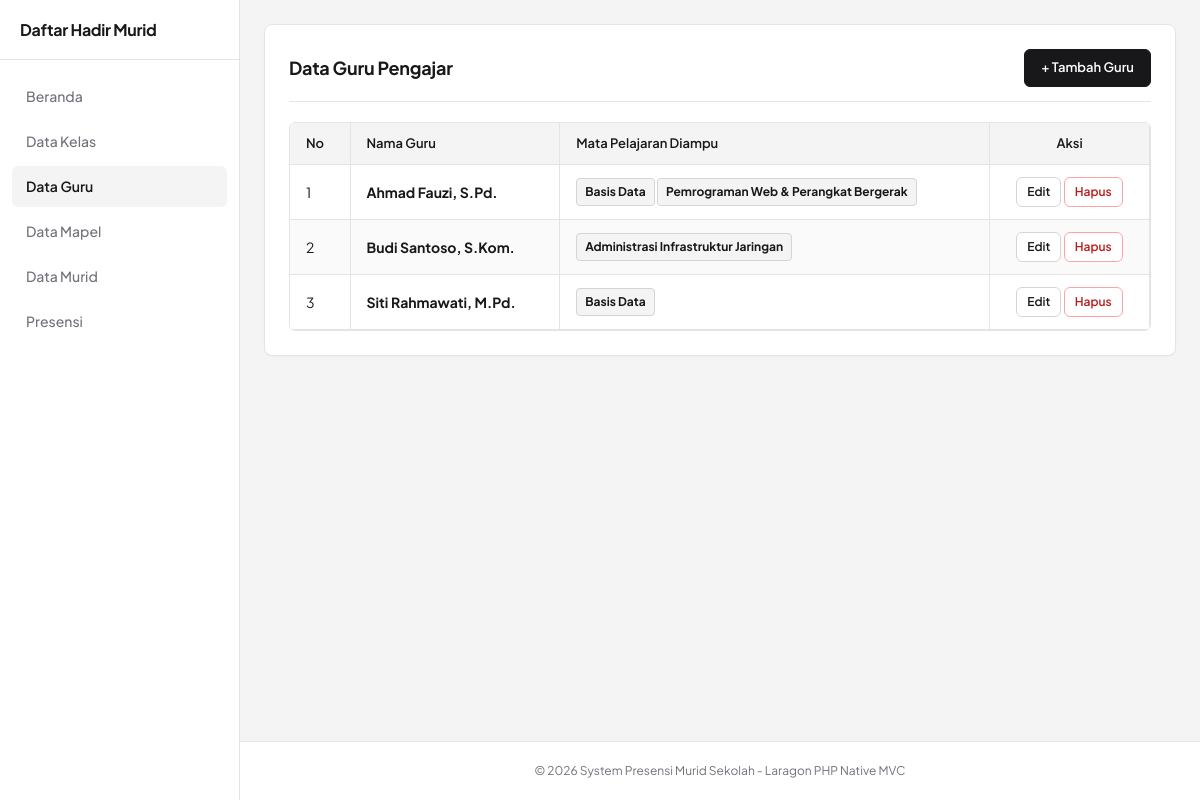
Screenshot of /guru with the database file from the repository.
### tables this page shows
CREATE TABLE `guru` (
  `id_guru` INT(11) NOT NULL AUTO_INCREMENT,
  `nama_guru` VARCHAR(150) NOT NULL,
  PRIMARY KEY (`id_guru`)
);

CREATE TABLE `guru_mapel` (
  `id_guru` INT(11) NOT NULL,
  `id_mapel` INT(11) NOT NULL,
  PRIMARY KEY (`id_guru`, `id_mapel`),
  KEY `fk_gm_mapel` (`id_mapel`),
  CONSTRAINT `fk_gm_guru` FOREIGN KEY (`id_guru`) REFERENCES `guru` (`id_guru`) ON DELETE CASCADE ON UPDATE CASCADE,
  CONSTRAINT `fk_gm_mapel` FOREIGN KEY (`id_mapel`) REFERENCES `mapel` (`id_mapel`) ON DELETE CASCADE ON UPDATE CASCADE
);

CREATE TABLE `mapel` (
  `id_mapel` INT(11) NOT NULL AUTO_INCREMENT,
  `nama_mapel` VARCHAR(100) NOT NULL,
  PRIMARY KEY (`id_mapel`)
);

### app/controllers/GuruController.php (called while the page is built, shortened)
<?php
class GuruController extends Controller {
    private $guruModel;
    public function __construct() {
        $this->guruModel = new GuruModel();
    }
    public function index() {
        $data = [
            'title' => 'Data Guru',
            'guru' => $this->guruModel->getAll()
        ];
        $this->view('guru/index', $data);
    }
}

### core/Router.php (called while the page is built, shortened)
<?php
class Router {
    protected $method = 'index';
    protected $params = [];
    public function __construct() {
        $this->controller = new $this->controller;
        call_user_func_array([$this->controller, $this->method], $this->params);
    }
}

### public/index.php (called while the page is built, shortened)
<?php
require_once __DIR__ . '/../core/Database.php';
require_once __DIR__ . '/../core/Model.php';
require_once __DIR__ . '/../core/Router.php';
$app = new Router();

### core/Model.php (called while the page is built, shortened)
<?php
class Model {
    public function __construct() {
        $this->db = Database::getInstance();
    }
}

### config/database.php (called while the page is built)
<?php
return [
    'host' => 'localhost',
    'dbname' => 'db_presensi_murid',
    'username' => 'root',
    'password' => '',
    'charset' => 'utf8mb4'
];

### core/Database.php (called while the page is built, shortened)
<?php
class Database {
    private static $instance = null;
    private $pdo;
    private function __construct() {
        $config = require __DIR__ . '/../config/database.php';
        $dsn = "mysql:host=" . $config['host'] . ";dbname=" . $config['dbname'] . ";charset=" . $config['charset'];
        $options = [
            PDO::ATTR_ERRMODE            => PDO::ERRMODE_EXCEPTION,
            PDO::ATTR_DEFAULT_FETCH_MODE => PDO::FETCH_ASSOC,
            PDO::ATTR_EMULATE_PREPARES   => false,
        ];
        try {
            $this->pdo = new PDO($dsn, $config['username'], $config['password'], $options);
        } catch (PDOException $e) {
            die("Koneksi Database Gagal: " . $e->getMessage());
        }
    }
    public static function getInstance() {
        if (self::$instance === null) {
            self::$instance = new Database();
        }
        return self::$instance;
    }
    public function query($sql, $params = []) {
        $stmt = $this->pdo->prepare($sql);
        $stmt->execute($params);
        return $stmt;
    }
    public function fetchAll($sql, $params = []) {
        return $this->query($sql, $params)->fetchAll();
    }
}

### app/models/GuruModel.php (called while the page is built, shortened)
<?php
class GuruModel extends Model {
    public function getAll() {
        $guru = $this->db->fetchAll("SELECT * FROM guru ORDER BY nama_guru ASC");
        return $this->attachMapels($guru);
    }
    private function attachMapels($guruList) {
        $ids = array_column($guruList, 'id_guru');
        $placeholders = implode(',', array_fill(0, count($ids), '?'));
        $rows = $this->db->fetchAll(
            "SELECT gm.id_guru, m.id_mapel, m.nama_mapel
             FROM guru_mapel gm
             JOIN mapel m ON gm.id_mapel = m.id_mapel
             WHERE gm.id_guru IN ($placeholders)
             ORDER BY m.nama_mapel ASC",
            $ids
        );
        return $guruList;
    }
}

### app/views/guru/index.php (the view)
<div class="card">
    <div class="card-header">
        <h1 class="card-title">Data Guru Pengajar</h1>
        <a href="<?= BASEURL ?>/guru/create" class="btn btn-primary">+ Tambah Guru</a>
    </div>
    <div class="table-responsive">
        <table class="data-table">
            <thead>
                <tr>
                    <th style="width: 60px;">No</th>
                    <th>Nama Guru</th>
                    <th>Mata Pelajaran Diampu</th>
                    <th style="width: 160px; text-align: center;">Aksi</th>
                </tr>
            </thead>
            <tbody>
                <?php if (!empty($guru)): ?>
                    <?php $no = 1; foreach ($guru as $g): ?>
                        <tr>
                            <td><?= $no++ ?></td>
                            <td><strong><?= htmlspecialchars($g['nama_guru']) ?></strong></td>
                            <td>
                                <?php if (!empty($g['mapels'])): ?>
                                    <?php foreach ($g['mapels'] as $m): ?>
                                        <span class="badge" style="background: #f4f4f5; color: #18181b; border: 1px solid #d4d4d8; font-size: 12px; padding: 4px 8px; margin: 2px 0; display: inline-block;"><?= htmlspecialchars($m['nama_mapel']) ?></span>
                                    <?php endforeach; ?>
                                <?php else: ?>
                                    <span style="color: var(--text-muted); font-style: italic;">Belum diatur</span>
                                <?php endif; ?>
                            </td>
                            <td style="text-align: center;">
                                <a href="<?= BASEURL ?>/guru/edit/<?= $g['id_guru'] ?>" class="btn btn-secondary btn-sm">Edit</a>
                                <a href="<?= BASEURL ?>/guru/delete/<?= $g['id_guru'] ?>" class="btn btn-danger btn-sm" onclick="return confirm('Yakin ingin menghapus guru ini?');">Hapus</a>
                            </td>
                        </tr>
                    <?php endforeach; ?>
                <?php else: ?>
                    <tr>
                        <td colspan="4" style="text-align: center; color: var(--text-muted);">Belum ada data guru.</td>
                    </tr>
                <?php endif; ?>
            </tbody>
        </table>
    </div>
</div>

### public/assets/css/style.css (style rules this page uses)
:root { --bg-color: #f4f4f5; --surface-color: #ffffff; --border-color: #e4e4e7; --border-dark: #d4d4d8; --text-main: #18181b; --text-muted: #71717a; --text-light: #a1a1aa; --primary: #18181b; --primary-hover: #27272a; --primary-light: #f4f4f5; --success-bg: #ecfdf5; --success-text: #047857; --info-bg: #f4f4f5; --info-text: #18181b; --warning-bg: #fffbebf5; --warning-text: #b45309; --danger-bg: #fef2f2; --danger-text: #b91c1c; --font-family: 'Plus Jakarta Sans', -apple-system, BlinkMacSystemFont, "Segoe UI", Roboto, sans-serif; }
* { box-sizing: border-box; margin: 0; padding: 0; }
body { font-family: var(--font-family); background-color: var(--bg-color); color: var(--text-main); line-height: 1.5; font-size: 14px; }
.card { background: var(--surface-color); border: 1px solid var(--border-color); border-radius: 8px; padding: 24px; margin-bottom: 24px; box-shadow: 0 1px 2px rgba(0, 0, 0, 0.03); }
.card-header { display: flex; justify-content: space-between; align-items: center; margin-bottom: 20px; padding-bottom: 14px; border-bottom: 1px solid var(--border-color); }
.card-title { font-size: 18px; font-weight: 700; color: var(--text-main); letter-spacing: -0.2px; }
.btn { display: inline-block; font-family: inherit; font-size: 13px; font-weight: 600; padding: 8px 16px; border-radius: 6px; border: 1px solid transparent; cursor: pointer; text-decoration: none; text-align: center; transition: background-color 0.15s, border-color 0.15s; }
.btn-primary { background-color: var(--primary); color: #ffffff; border-color: var(--primary); }
.btn-secondary { background-color: #ffffff; color: var(--text-main); border-color: var(--border-dark); }
.btn-danger { background-color: #ffffff; color: var(--danger-text); border-color: #fca5a5; }
.btn-sm { padding: 5px 10px; font-size: 12px; }
.table-responsive { width: 100%; overflow-x: auto; border: 1px solid var(--border-color); border-radius: 6px; }
table.data-table { width: 100%; border-collapse: collapse; background-color: var(--surface-color); text-align: left; }
table.data-table th, table.data-table td { padding: 11px 16px; border-bottom: 1px solid var(--border-color); border-right: 1px solid var(--border-color); }
table.data-table th { background-color: #f4f4f5; font-weight: 600; color: var(--text-main); font-size: 13px; }
table.data-table tr:nth-child(even) td { background-color: #fafafa; }
.badge { display: inline-block; padding: 2px 6px; font-size: 11px; font-weight: 700; border-radius: 4px; }

### rows the page displays
guru: nama_guru "Ahmad Fauzi, S.Pd."
guru_mapel: id_mapel.nama_mapel "Basis Data"
guru_mapel: id_mapel.nama_mapel "Pemrograman Web & Perangkat Bergerak"
guru: nama_guru "Budi Santoso, S.Kom."
guru_mapel: id_mapel.nama_mapel "Administrasi Infrastruktur Jaringan"
guru: nama_guru "Siti Rahmawati, M.Pd."
guru_mapel: id_mapel.nama_mapel "Basis Data"
